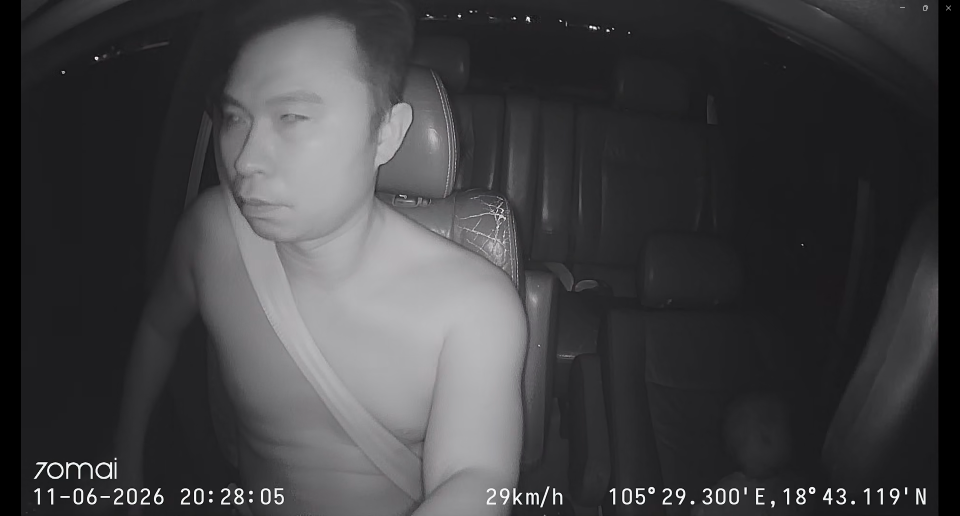
#> input picture ai/LSTM/docs/images/img_1.png, 1920 x 1032 px, found by its file name (shown at 1/2 size)
$ jupyter execute --allow-errors 01_demo_img_preprocess.ipynb
#> lines starting #> are read from the running program, lines starting #| are printed output that depends on the picture
#> further down, image is the input picture: shape (1032, 1920, 3); mean B, G, R 65.5, 63.5, 63.7
### ai/LSTM/src/augment.py
import inspect
import random
from typing import List, Tuple, Optional

import albumentations as A
import cv2
import numpy as np

def resize_letterbox(image, new_size=480, color=(114, 114, 114)):
#> called with new_size = 480, color = (114, 114, 114)
    h, w = image.shape[:2]
#> h = 1032; w = 1920
    scale = min(new_size / h, new_size / w)
#> scale = 0.25
    nw, nh = max(1, round(w * scale)), max(1, round(h * scale))
#> nw = 480; nh = 258
    resized = cv2.resize(image, (nw, nh), interpolation=cv2.INTER_LINEAR)
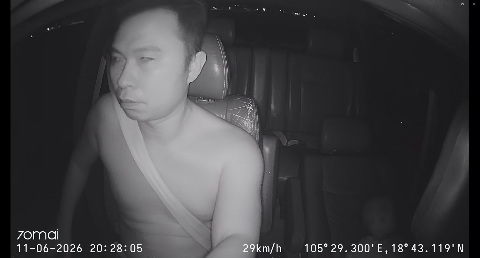
#> resized: shape (258, 480, 3); mean R, G, B 63.8, 63.6, 65.6
    canvas = np.full((new_size, new_size, 3), color, dtype=image.dtype)
    x, y = (new_size - nw) // 2, (new_size - nh) // 2
#> x = 0; y = 111
    canvas[y:y + nh, x:x + nw] = resized
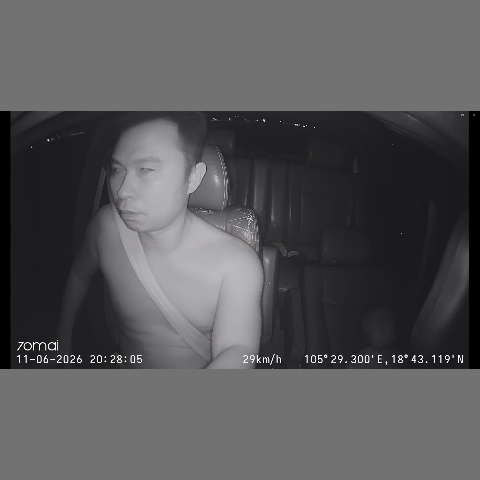
#> canvas: shape (480, 480, 3); mean R, G, B 87, 86.9, 88
    return canvas

def _params(cls):
    return inspect.signature(cls.__init__).parameters

# [5 lines left out: function _make_gauss_noise, not called in this run]

def _make_random_gamma(gamma_range, p):
    key = "gamma_range" if "gamma_range" in _params(A.RandomGamma) else "gamma_limit"
    return A.RandomGamma(**{key: gamma_range}, p=p)

def _make_clahe(clip_range, p):
    key = "clip_range" if "clip_range" in _params(A.CLAHE) else "clip_limit"
    return A.CLAHE(**{key: clip_range}, tile_grid_size=(8, 8), p=p)

# [9 lines left out: function _make_shift_scale_rotate, not called in this run]


def letterbox(image: np.ndarray, new_size: int = 480, color=(114, 114, 114)) -> np.ndarray:
    return resize_letterbox(image, new_size, color)


class DetectionAugmenter:
    """Augmentation cho Object Detection và Video với temporal consistency."""

    def __init__(self, cfg: dict):
        self.cfg = cfg
        self.video_seed: Optional[int] = None

        shift, scale, rotate, ssr_p = cfg["shiftScaleRotate"]
        hue, sat, val, hsv_p = cfg["hueSaturationValue"]
        var_min, var_max, noise_p = cfg["gaussNoise"]
        blur_limit, blur_p = cfg["blur"]
        gamma_min, gamma_max, gamma_p = cfg.get("randomGamma", (55, 155, 0.5))
        clahe_range, clahe_p = cfg.get("clahe", ((1.0, 2.5), 0.2))

        self.transform = A.Compose([
            A.HorizontalFlip(p=cfg["horizontalFlip"]),
            _make_shift_scale_rotate(shift, scale, rotate, ssr_p),
            A.RandomBrightnessContrast(brightness_limit=cfg.get("brightnessLimit", 0.3),
                                       contrast_limit=cfg.get("contrastLimit", 0.2),
                                       p=cfg["randomBrightnessContrast"]),
            _make_random_gamma((gamma_min, gamma_max), gamma_p),
            _make_clahe(clahe_range, clahe_p),
            A.HueSaturationValue(hue_shift_limit=hue, sat_shift_limit=sat, val_shift_limit=val, p=hsv_p),
            _make_gauss_noise((var_min, var_max), noise_p),
            A.Blur(blur_limit=blur_limit, p=blur_p),
        ], bbox_params=A.BboxParams(format="pascal_voc", label_fields=["category_ids"],
                                    min_visibility=0.4), p=cfg["p"])

    # [5 lines left out: function set_seed, not called in this run]

    def set_video_seed(self, seed: Optional[int] = None) -> int:
        self.video_seed = seed if seed is not None else random.randint(0, 2**31 - 1)
        return self.video_seed

    def reset_video_seed(self):
        self.video_seed = None

    # [31 lines left out: functions __call__, augment_video, not called in this run]

    def apply_sequence(self, frames: List[np.ndarray], seed: Optional[int] = None) -> List[np.ndarray]:
        return self.augment_video(frames, seed=seed)[0]

    def augment_frame_only(self, image: np.ndarray, seed: Optional[int] = None) -> np.ndarray:
        return self(image, seed=seed)[0]

DEFAULT_AUGMENTATION = {
    "horizontalFlip": 0.5,
    "shiftScaleRotate": (0.08, 0.10, 15, 0.8),
    "randomBrightnessContrast": 0.6,
    "brightnessLimit": 0.3,
    "contrastLimit": 0.2,
    "randomGamma": (55, 155, 0.5),
    "clahe": ((1.0, 2.5), 0.2),
    "hueSaturationValue": (15, 20, 15, 0.3),
    "gaussNoise": (5.0, 25.0, 0.25),
    "blur": (5, 0.15),
    "p": 1.0,
}

def get_video_augmenter(cfg: Optional[dict] = None) -> DetectionAugmenter:
    return DetectionAugmenter(DEFAULT_AUGMENTATION if cfg is None else cfg)

### ai/LSTM/notebooks/01_demo_img_preprocess.ipynb
# Tiền xử lý ảnh và video

Demo letterbox và augmentation nhất quán giữa các frame bằng OpenCV, NumPy và Matplotlib.
Dùng các thành phần hiện có trong `src/`; các lớp low-light của notebook cũ không còn trong repository.

## 1. Môi trường và seed

[cell 1]
import os
import sys
from pathlib import Path

REPO_ROOT = Path(os.environ.get("DRIVER_GUARDIAN_ROOT", Path.cwd())).resolve()
if not (REPO_ROOT / "ai/LSTM").is_dir():
    REPO_ROOT = next((p for p in REPO_ROOT.parents if (p / "ai/LSTM").is_dir()), REPO_ROOT)
if not (REPO_ROOT / "ai/LSTM").is_dir():
    raise FileNotFoundError("Set DRIVER_GUARDIAN_ROOT to the full repository checkout")
if str(REPO_ROOT) not in sys.path:
    sys.path.insert(0, str(REPO_ROOT))

import cv2
import numpy as np
import matplotlib.pyplot as plt
from ai.LSTM.src.augment import letterbox
from ai.LSTM.src.augment import get_video_augmenter

SEED = 42
IMAGE_SIZE = 480
LSTM_ROOT = REPO_ROOT / "ai/LSTM"

## 2. Ảnh gốc và augmentation

[cell 2]
image_path = LSTM_ROOT / "docs/images/img_1.png"
image = cv2.imread(str(image_path))
if image is None:
    raise FileNotFoundError(image_path)
image = letterbox(cv2.cvtColor(image, cv2.COLOR_BGR2RGB), IMAGE_SIZE)
#> (the rest of this cell did not finish here and is left out)

$ run again, with ai/LSTM/docs/images/img_2.png copied over ai/LSTM/docs/images/img_1.png
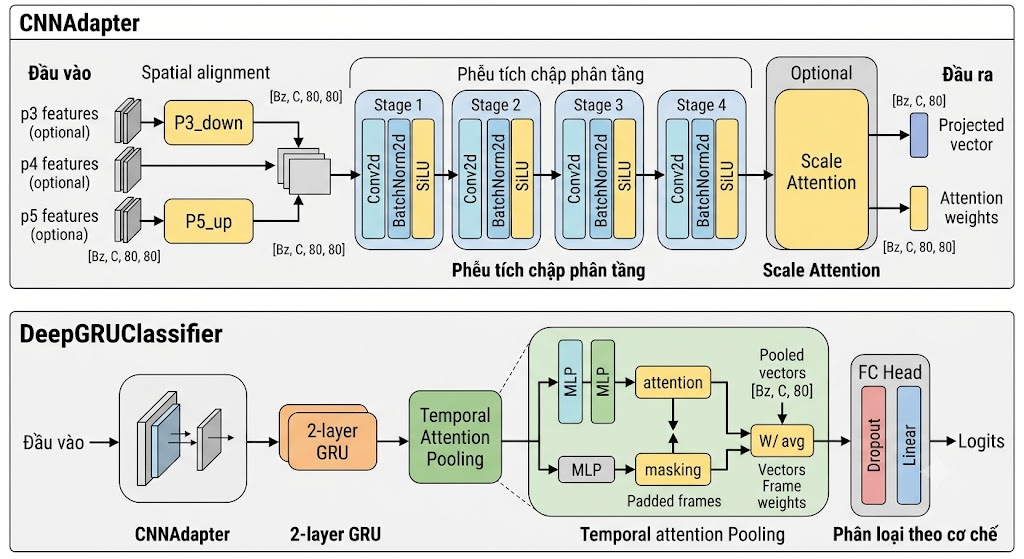
#> input picture ai/LSTM/docs/images/img_2.png, 1024 x 559 px, found by its file name
#> image is the input picture: shape (559, 1024, 3); mean B, G, R 211.7, 219, 217.7
#> in resize_letterbox, `resized = cv2.resize(image, (nw, nh), interpolation=cv2.INTER_LINEAR)`:
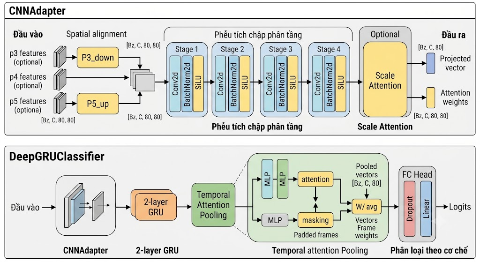
#> resized: shape (262, 480, 3); mean R, G, B 217.2, 218.4, 211.2
#> in resize_letterbox, `canvas[y:y + nh, x:x + nw] = resized`:
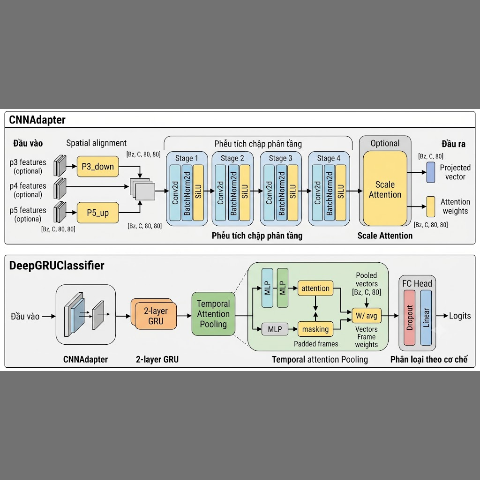
#> canvas: shape (480, 480, 3); mean R, G, B 170.3, 171, 167.1
